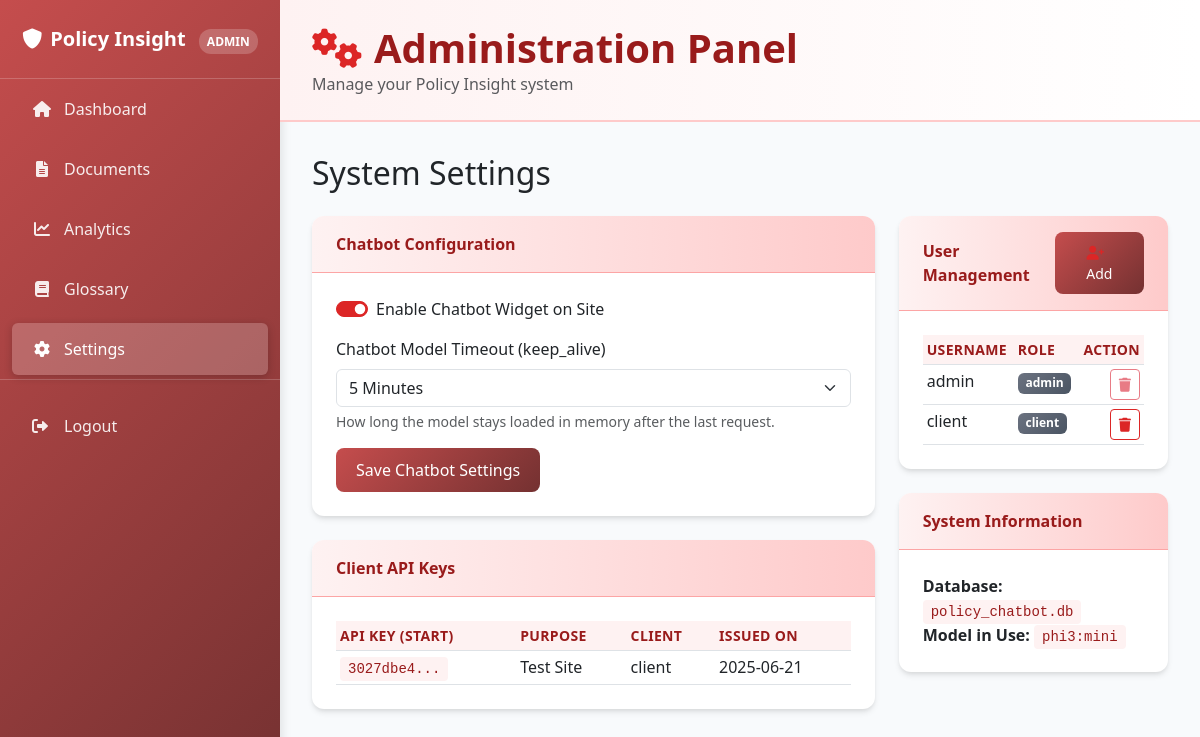
The app's page /admin/settings with its own data.
### tables this page shows
CREATE TABLE settings (key TEXT PRIMARY KEY, value TEXT NOT NULL);

CREATE TABLE api_keys (id INTEGER PRIMARY KEY, client_id INTEGER, api_key TEXT NOT NULL, purpose TEXT, issuance_timestamp DATETIME, FOREIGN KEY(client_id) REFERENCES users(id));

CREATE TABLE users (id INTEGER PRIMARY KEY, username TEXT UNIQUE NOT NULL, password TEXT NOT NULL, role TEXT NOT NULL, login_timestamp DATETIME, failed_attempts INTEGER DEFAULT 0);

### index.py (the view, shortened to what this page needs)
@app.route('/admin/settings', methods=['GET', 'POST'])
def admin_settings():
    conn = get_db_connection()
    users = conn.execute('SELECT id, username, role FROM users').fetchall()
    api_keys = conn.execute('''
        SELECT api_keys.id, api_keys.api_key, api_keys.purpose, users.username, api_keys.issuance_timestamp
        FROM api_keys JOIN users ON api_keys.client_id = users.id
        ORDER BY api_keys.issuance_timestamp DESC
    ''').fetchall()
    current_settings = get_settings()
    conn.close()
    db_info = {'name': DATABASE, 'model': 'phi3:mini'}
    return render_template('admin_settings.html', users=users, api_keys=api_keys, db_info=db_info, settings=current_settings)

### index.py (called while the page is built)
def get_db_connection():
    conn = sqlite3.connect(DATABASE)
    conn.row_factory = sqlite3.Row
    return conn

def get_settings():
    conn = get_db_connection()
    settings_data = conn.execute('SELECT key, value FROM settings').fetchall()
    conn.close()
    return {row['key']: row['value'] for row in settings_data}

### templates/admin_settings.html (shortened to what this page needs)
{% extends "admin_layout.html" %}
{% block sidebar_links %}
<li class="nav-item">
    <a class="nav-link" href="{{ url_for('admin_dashboard') }}"><i class="fas fa-home fa-fw"></i> Dashboard</a>
</li>
<li class="nav-item">
    <a class="nav-link" href="{{ url_for('admin_documents') }}"><i class="fas fa-file-alt fa-fw"></i> Documents</a>
</li>
<li class="nav-item">
    <a class="nav-link" href="{{ url_for('admin_analytics') }}"><i class="fas fa-chart-line fa-fw"></i> Analytics</a>
</li>
<li class="nav-item">
    <a class="nav-link" href="{{ url_for('admin_glossary') }}"><i class="fas fa-book fa-fw"></i> Glossary</a>
</li>
<li class="nav-item">
    <a class="nav-link active" href="{{ url_for('admin_settings') }}"><i class="fas fa-cog fa-fw"></i> Settings</a>
</li>
{% endblock %}
{% block content %}
<h2 class="mb-4">System Settings</h2>
<div class="row">
    <div class="col-md-8">
        <div class="card mb-4">
            <div class="card-header">Chatbot Configuration</div>
            <div class="card-body">
                <form action="{{ url_for('admin_settings') }}" method="post">
                    <div class="form-check form-switch mb-3">
                        <input class="form-check-input" type="checkbox" role="switch" id="enableChatbot" name="chatbot_enabled"
                               {% if settings.chatbot_enabled == 'true' %}checked{% endif %}>
                        <label class="form-check-label" for="enableChatbot">Enable Chatbot Widget on Site</label>
                    </div>
                    <div class="mb-3">
                        <label for="chatbotTimeout" class="form-label">Chatbot Model Timeout (keep_alive)</label>
                        <select class="form-select" id="chatbotTimeout" name="chatbot_timeout">
                            <option value="5m" {% if settings.chatbot_timeout == '5m' %}selected{% endif %}>5 Minutes</option>
                        </select>
                        <div class="form-text">How long the model stays loaded in memory after the last request.</div>
                    </div>
                    <button type="submit" class="btn btn-primary">Save Chatbot Settings</button>
                </form>
            </div>
        </div>
        <div class="card">
            <div class="card-header">Client API Keys</div>
            <div class="card-body">
                <div class="table-responsive">
                    <table class="table table-sm">
                        <thead>
                            <tr>
                                <th>API Key (start)</th>
                                <th>Purpose</th>
                                <th>Client</th>
                                <th>Issued On</th>
                            </tr>
                        </thead>
                        <tbody>
                            {% for key in api_keys %}
                            <tr>
                                <td><code>{{ key['api_key'][:8] }}...</code></td>
                                <td>{{ key['purpose'] }}</td>
                                <td>{{ key['username'] }}</td>
                                <td>{{ key['issuance_timestamp'].split('T')[0] }}</td>
                            </tr>
                            {% else %}
                            <tr>
                                <td colspan="4" class="text-center text-muted">No API keys have been generated by clients.</td>
                            </tr>
                            {% endfor %}
                        </tbody>
                    </table>
                </div>
            </div>
        </div>
    </div>
    <div class="col-md-4">
        <div class="card mb-4">
            <div class="card-header d-flex justify-content-between align-items-center">
                User Management
                <button class="btn btn-sm btn-primary" data-bs-toggle="modal" data-bs-target="#addUserModal">
                    <i class="fas fa-user-plus"></i> Add
                </button>
            </div>
            <div class="card-body">
                <table class="table table-sm table-hover">
                    <thead>
                        <tr>
                            <th>Username</th>
                            <th>Role</th>
                            <th class="text-end">Action</th>
                        </tr>
                    </thead>
                    <tbody>
                        {% for user in users %}
                        <tr>
                            <td>{{ user['username'] }}</td>
                            <td><span class="badge bg-secondary">{{ user['role'] }}</span></td>
                            <td class="text-end">
                                <form action="{{ url_for('admin_delete_user', user_id=user.id) }}" method="post" class="d-inline">
                                    <button type="submit" class="btn btn-sm btn-outline-danger"
                                            {% if user['id'] == 1 %}disabled title="Cannot delete primary admin"{% endif %}
                                            onclick="return confirm('Are you sure you want to delete user \'{{ user.username }}\'? This is permanent.');">
                                        <i class="fas fa-trash"></i>
                                    </button>
                                </form>
                            </td>
                        </tr>
                        {% endfor %}
                    </tbody>
                </table>
            </div>
        </div>
        <div class="card">
            <div class="card-header">System Information</div>
            <div class="card-body">
                <strong>Database:</strong> <code>{{ db_info.name }}</code> <br>
                <strong>Model in Use:</strong> <code>{{ db_info.model }}</code>
            </div>
        </div>
    </div>
</div>
{% endblock %}

### templates/admin_layout.html (style rules this page uses)
:root { --sidebar-width: 280px; --admin-gradient: linear-gradient(135deg,rgb(197, 77, 77) 0%,rgb(116, 49, 49) 100%); --admin-secondary: linear-gradient(135deg,rgb(197, 73, 73) 0%,rgb(163, 36, 36) 100%); --card-shadow: 0 4px 6px -1px rgba(0, 0, 0, 0.1), 0 2px 4px -1px rgba(0, 0, 0, 0.06); --admin-accent: #fef2f2; }
body { background-color: #f8fafc; font-family: 'Segoe UI', Tahoma, Geneva, Verdana, sans-serif; }
.nav-item { margin: 0.25rem 0; }
.nav-link { background: transparent !important; border: none; color: rgba(255,255,255,0.9) !important; padding: 0.875rem 1.25rem; border-radius: 8px; margin: 0 0.75rem; transition: all 0.3s ease; display: flex; align-items: center; }
.nav-link.active { background: rgba(255,255,255,0.2) !important; color: white !important; box-shadow: 0 2px 8px rgba(0,0,0,0.2); }
.nav-link i { width: 20px; margin-right: 0.75rem; }
.card { border: none; box-shadow: var(--card-shadow); border-radius: 12px; overflow: hidden; }
.card-header { background: linear-gradient(90deg, #fef2f2 0%, #fecaca 100%); border-bottom: 1px solid #fca5a5; font-weight: 600; padding: 1rem 1.5rem; color: #991b1b; }
.card-header i { margin-right: 0.5rem; color: #dc2626; }
.card-body { padding: 1.5rem; }
.btn-primary { background: var(--admin-gradient); border: none; border-radius: 8px; padding: 0.625rem 1.25rem; font-weight: 500; transition: all 0.2s ease; }
.btn-outline-danger { border-color: #dc2626; color: #dc2626; }
code { background: #fef2f2; padding: 0.25rem 0.5rem; border-radius: 4px; font-size: 0.875rem; color: #991b1b; }
.table { margin-bottom: 0; }
.table th { background: #fef2f2; border-top: none; color: #991b1b; font-weight: 600; font-size: 0.875rem; text-transform: uppercase; letter-spacing: 0.025em; }
.badge { border-radius: 6px; }
.bg-secondary { background: linear-gradient(135deg, #6b7280 0%, #4b5563 100%) !important; }
.form-check-input:checked { background-color: #dc2626; border-color: #dc2626; }

### records on screen
settings: value "☑"
settings: chatbot_timeout "5 Minutes"
api_keys: api_key "3027dbe4", purpose "Test Site", username "client", issuance_timestamp "2025-06-21"
users: username "admin", role "admin"
users: username "client", role "client"

### other values on screen
{{ db_info.name }} "policy_chatbot.db"
{{ db_info.model }} "phi3:mini"
